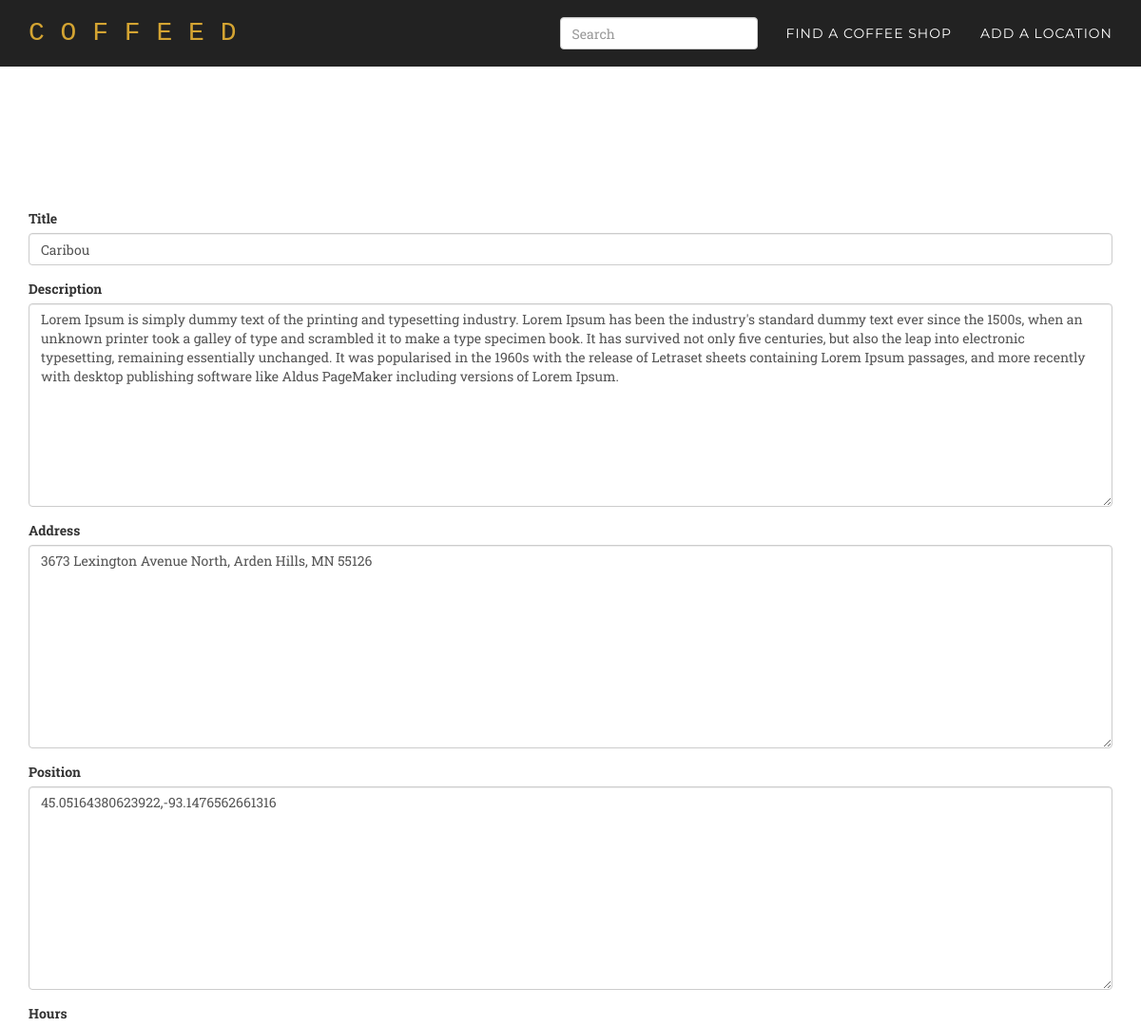
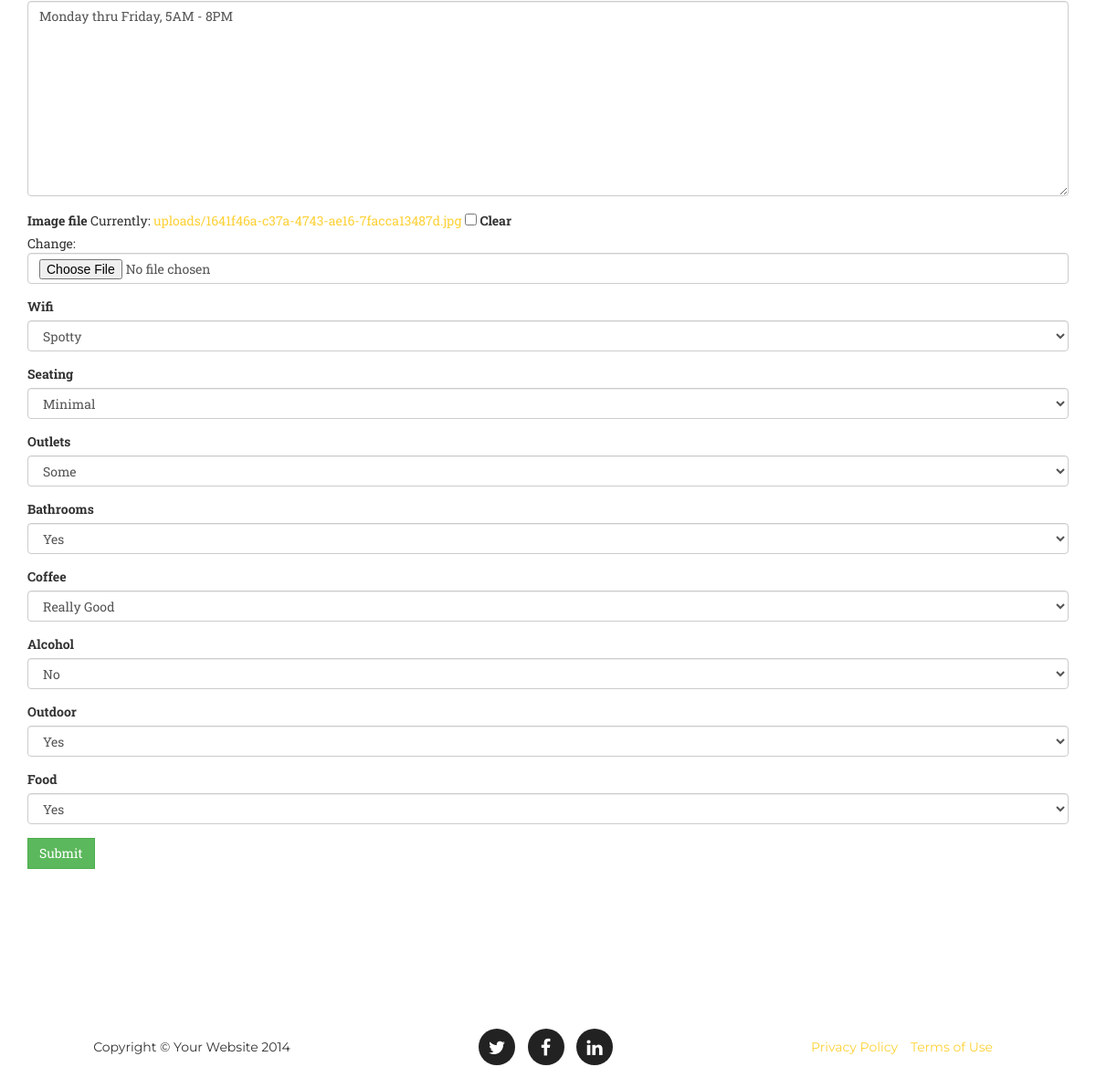
Page /location/1/update/ (signed in) on the committed database (2 pictures, top to bottom).
### core/models.py (models this page shows, shortened)
class Location(models.Model):
    title = models.CharField(max_length=300)
    description = models.TextField(null=True, blank=True)
    address = models.TextField(null=True, blank=True)
    position = GeopositionField(null=True, blank=True)
    hours = models.TextField(null=True, blank=True)
    image_file = models.ImageField(upload_to=upload_to_location, null=True, blank=True)
    created_at = models.DateTimeField(auto_now_add=True)
    wifi = models.IntegerField(choices=WIFI_CHOICES, null=True, blank=True)
    seating = models.IntegerField(choices=PLURAL_CHOICES, null=True, blank=True)
    outlets = models.IntegerField(choices=PLURAL_CHOICES, null=True, blank=True)
    bathrooms = models.IntegerField(choices=YESNO_CHOICES, null=True, blank=True)
    coffee = models.IntegerField(choices=COFFEE_CHOICES, null=True, blank=True)
    alcohol = models.IntegerField(choices=YESNO_CHOICES, null=True, blank=True)
    outdoor = models.IntegerField(choices=YESNO_CHOICES, null=True, blank=True)
    food = models.IntegerField(choices=YESNO_CHOICES, null=True, blank=True)

### core/views.py (the view)
# urls.py: url(r'location/(?P<pk>\d+)/update/$', login_required(coreviews.LocationUpdateView.as_view()), name='location_update'),
class LocationUpdateView(UpdateView):
    model = coremodels.Location
    template_name = 'base/form.html'
    fields = "__all__"

### templates/base/form.html (shortened to what this page needs)
{% extends "base/theme.html" %}
{% load widget_tweaks %}
{% block main_content %}
<div class="header-buffer">
</div>
<section id="services">
    <div class="container">
        <div class="row">
            {% if form %}
            <div class="col-md-12">
                <form action="" method="post" enctype="multipart/form-data">{% csrf_token %}{{ form.media }}
                    {% for field in form %}
                    <div class="form-group warning">
                        <label for="exampleInputFile">{{ field.label }}</label>
                        {{ field|add_class:"form-control"}}
                    </div>
                    {% endfor %}
                    <input type="submit" class="btn btn-success" role="button" value="{{ verb|default:"Submit" }}" />
                </form>
            </div>
            {% endif %}
        </div>
    </div>
</section>
{% endblock %}

### templates/base/theme.html (shortened to what this page needs)
{% extends "base/index.html" %}
{% block navigation %}
     <li>
        <a class="page-scroll" href="/location">Find a Coffee Shop</a>
     </li>
     {% if user.is_authenticated %}
     <li>
        <a class="page-scroll" href="/location/create/">Add a Location</a>
     </li>
     {% else %}
     <li>
        <a class="page-scroll" href="/entrance/">Log In</a>
     </li>
     {% endif %}
{% endblock %}
{% block search %}
<form action="/search/" class="navbar-form navbar-right" method="get">
     <div class="form-group">
        <input type="text" placeholder="Search" class="form-control" name="query"></input>
     </div>
</form>
{% endblock %}

### templates/base/index.html (shortened to what this page needs)
{% load staticfiles %}
<!DOCTYPE html>
<html lang="en">
<head>
    <link href="{% static "css/bootstrap.min.css" %}" rel="stylesheet">
    <link href="{% static "css/agency.css" %}" rel="stylesheet">
    <link href="{% static "font-awesome/css/font-awesome.min.css" %}" rel="stylesheet" type="text/css">
</head>
<body id="page-top" class="index">
    <nav class="navbar navbar-default navbar-fixed-top">
        <div class="container">
            <div class="navbar-header page-scroll">
                <a class="navbar-brand page-scroll" href="/">C O F F E E D</a>
            </div>
            <div class="collapse navbar-collapse" id="bs-example-navbar-collapse-1">
                <ul class="nav navbar-nav navbar-right">
                    {% block navigation %}{% endblock %}
                </ul>
                {% block search %}
                {% endblock %}
            </div>
        </div>
    </nav>
    {% block main_content %}{% endblock %}
    <footer>
        <div class="container">
            <div class="row">
                <div class="col-md-4">
                    <span class="copyright">Copyright &copy; Your Website 2014</span>
                </div>
                <div class="col-md-4">
                    <ul class="list-inline social-buttons">
                        <li><a href="#"><i class="fa fa-twitter"></i></a>
                        </li>
                        <li><a href="#"><i class="fa fa-facebook"></i></a>
                        </li>
                        <li><a href="#"><i class="fa fa-linkedin"></i></a>
                        </li>
                    </ul>
                </div>
                <div class="col-md-4">
                    <ul class="list-inline quicklinks">
                        <li><a href="#">Privacy Policy</a>
                        </li>
                        <li><a href="#">Terms of Use</a>
                        </li>
                    </ul>
                </div>
            </div>
        </div>
    </footer>
</body>
</html>

### static/css/agency.css (style rules this page uses)
body { overflow-x: hidden; font-family: "Roboto Slab","Helvetica Neue",Helvetica,Arial,sans-serif; }
a, a:hover, a:focus, a:active, a.active { outline: 0; }
a { color: #fed136; }
.navbar-default { border-color: transparent; background-color: #222; }
.navbar-default .navbar-brand { font-family: "Kaushan Script","Helvetica Neue",Helvetica,Arial,cursive; color: #fed136; }
.navbar-default .navbar-collapse { border-color: rgba(255,255,255,.02); }
.navbar-default .nav li a { text-transform: uppercase; font-family: Montserrat,"Helvetica Neue",Helvetica,Arial,sans-serif; font-weight: 400; letter-spacing: 1px; color: #fff; }
@media (min-width:768px) { .navbar-default { padding: 10px 0; border: 0; background-color: #222; -webkit-transition: padding .3s; -moz-transition: padding .3s; transition: padding .3s; } }
@media (min-width:768px) { .navbar-default .navbar-brand { font-size: 2em; -webkit-transition: all .3s; -moz-transition: all .3s; transition: all .3s; } }
section { padding: 100px 0; }
@media (min-width:768px) { section { padding: 150px 0; } }
footer { padding: 25px 0; text-align: center; }
footer span.copyright { text-transform: uppercase; text-transform: none; font-family: Montserrat,"Helvetica Neue",Helvetica,Arial,sans-serif; line-height: 40px; }
footer ul.quicklinks { margin-bottom: 0; text-transform: uppercase; text-transform: none; font-family: Montserrat,"Helvetica Neue",Helvetica,Arial,sans-serif; line-height: 40px; }
ul.social-buttons { margin-bottom: 0; }
ul.social-buttons li a { display: block; width: 40px; height: 40px; border-radius: 100%; font-size: 20px; line-height: 40px; outline: 0; color: #fff; background-color: #222; -webkit-transition: all .3s; -moz-transition: all .3s; transition: all .3s; }
body { webkit-tap-highlight-color: #fed136; }
.header-buffer { height:70px; }
.navbar-default .navbar-brand { font-family: "Lucida Console", Monaco, monospace; color: #d4a432; }
.btn { border-radius: 0px; }

### rows in the picture
Location: form "Caribou" "Lorem Ipsum is simply dummy text of the printing and typesetting industry. Lorem Ipsum has been the industry's standard dummy text ever since the 1500s, when an unknown printer took a galley of type and scrambled it to make a type specimen book. It has survived not only five centuries, but also the leap into electronic typesetting, remaining essentially unchanged. It was popularised in the 1960s with the release of Letraset sheets containing Lorem Ipsum passages, and more recently with desktop publishing software like Aldus PageMaker including versions of Lorem Ipsum." "3673 Lexington Avenue North, Arden Hills, MN 55126" "45.05164380623922,-93.1476562661316" "Monday thru Friday, 5AM - 8PM" "Spotty" "Minimal" "Some" "Yes" "Really Good" "No" "Yes" "Yes"

### other values in the picture
{{ field.label }} "Title" "Description" "Address" "Position" "Hours" "Image file" "Wifi" "Seating" "Outlets" "Bathrooms" "Coffee" "Alcohol" "Outdoor" "Food"
